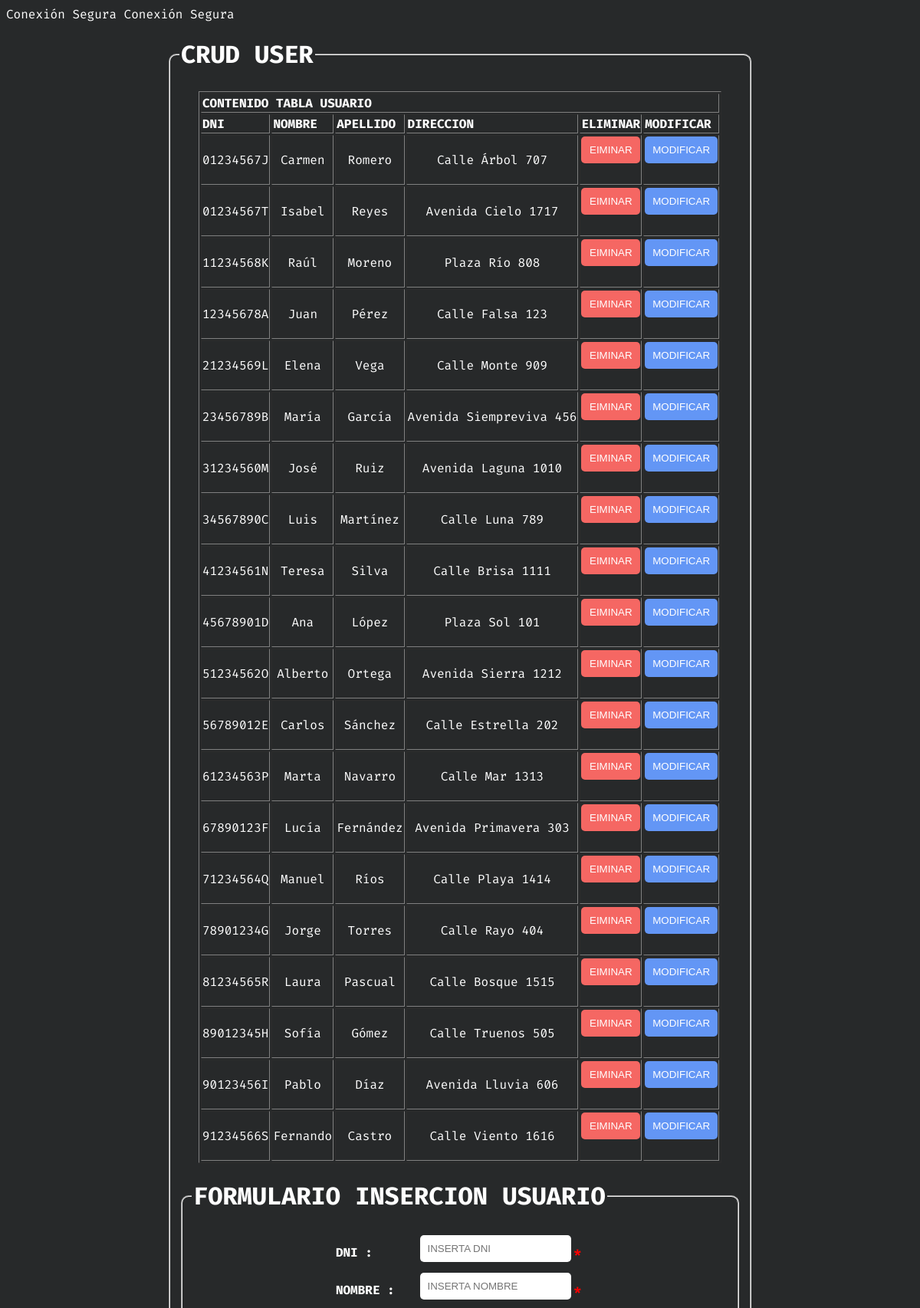
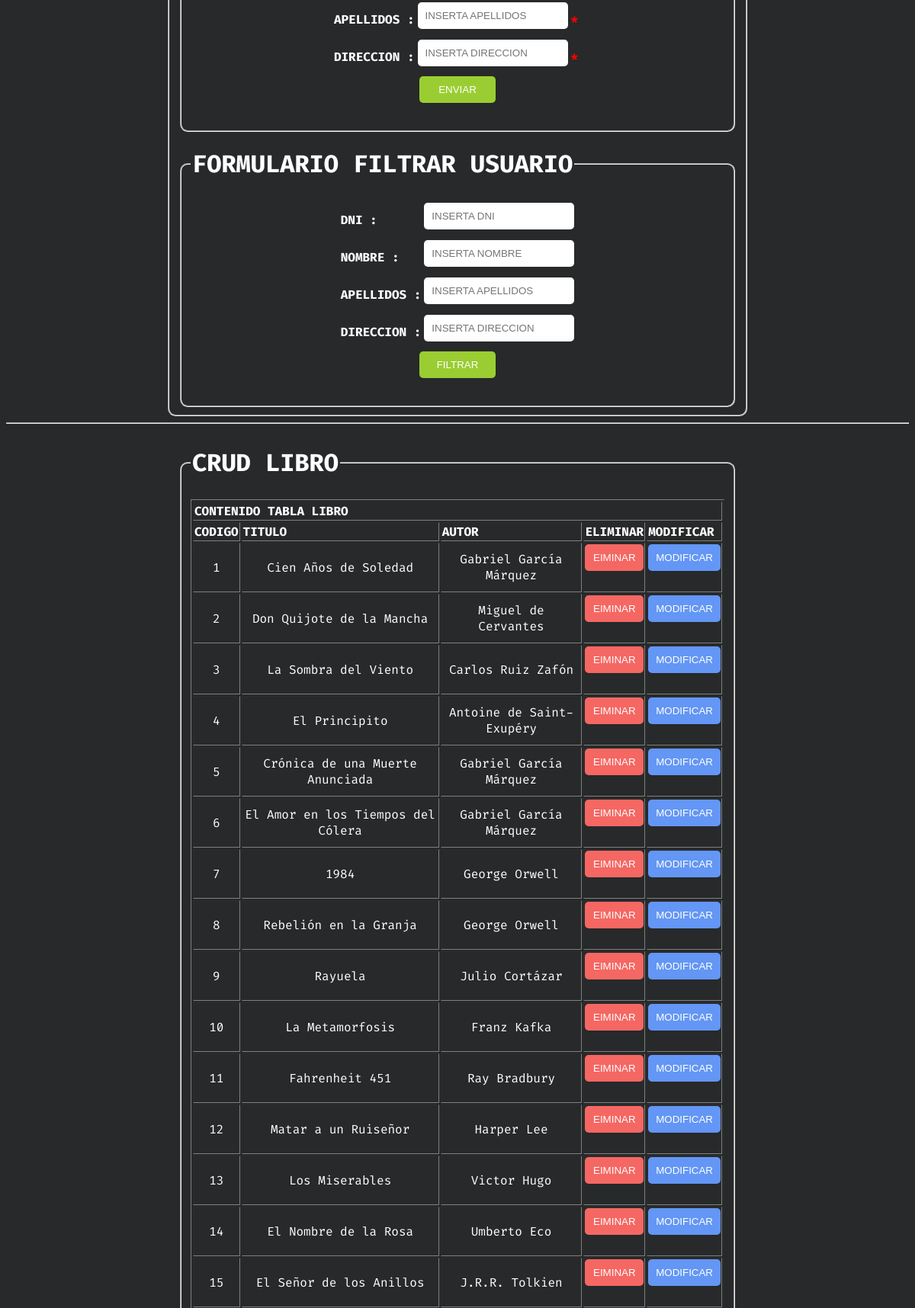
The page / (upper part) on the database its author committed (2 pictures, top to bottom).
### tables this page shows
CREATE TABLE `usuario` (
  `DNI` varchar(9) NOT NULL,
  `NOMBRE` varchar(20) NOT NULL,
  `APELLIDO` varchar(30) NOT NULL,
  `DIRECCION` varchar(40) NOT NULL
);

CREATE TABLE `libro` (
  `CODIGO` int(11) NOT NULL,
  `TITULO` varchar(40) NOT NULL,
  `AUTOR` varchar(40) NOT NULL
);

### query/queryUser.php (called while the page is built, shortened)
<?php
    require_once "./clases/Usuario.php";
    require_once "./conexion/dbconexion.php";
    class Usuariodb extends Conexdb{
        public function __construct(){
            parent::db_connect();
        }
        function lanzar_query($query) {
            try {
                $resultado = $this -> db_conexion->prepare($query);
                $resultado->execute();
                $usuarios = $resultado -> fetchAll(PDO::FETCH_CLASS, 'Usuario');
                return $usuarios;
            } catch (PDOException $error) {
                echo "ERROR FILTRADO: " . $error->getMessage();
                return [];
            }
        }
        public function select_usuario(){
            $query = "SELECT dni, nombre, apellido, direccion  FROM `usuario`";
            try {
                $cruUsers = $this->lanzar_query($query);
                return $cruUsers;
            } catch (PDOException $error) {
                echo "FALLO SELECT " . $error -> getMessage();
            }
        }
    }

### query/queryBook.php (called while the page is built, shortened)
<?php
    require_once "./clases/Libro.php";
    require_once "./conexion/dbconexion.php";
    class Librodb extends Conexdb{
        function lanzar_query($query){
            try {
                $resultado = $this -> db_conexion -> prepare($query);
                $resultado->execute();
                $libros = $resultado ->fetchAll(PDO::FETCH_CLASS, 'Libro');
                return $libros;
            } catch (PDOException $error) {
                echo "ERROR FILTRADO" . $error -> getMessage();
                return [];
            }
        }
        public function select_libro(){
            $query = "SELECT codigo, titulo, autor FROM `libro`";
            try {
                $libroCRUD = $this->lanzar_query($query);
                return $libroCRUD;
            } catch (PDOException $error) {
                echo "FALLO SELECT " .$error -> getMessage();
            }
        }
    }

### index.php (the view, shortened to what this page needs)
<?php
    require_once "./conexion/dbconexion.php";
    require_once "./securizar/procesar.php";
    require_once "./query/queryUser.php";
    require_once "./query/queryBook.php";
    $usuariodb = new Usuariodb();
    $boton = "insert_submit";
    $mensaje = "FORMULARIO INSERCION USUARIO";
    $cruUsers = $usuariodb -> select_usuario();
    $librodb = new Librodb();
    $libroCRUD = $librodb -> select_libro();
?>
<!DOCTYPE html>
<html lang="en">
<head>
    <link rel="stylesheet" href="style.css">
</head>
<body>
    <CENTER>
        <fieldset>
            <legend>
                <h1>CRUD USER</h1>
            </legend>
            <table border="1" class="tabla">
                <tr>
                    <th colspan="6">CONTENIDO TABLA USUARIO</th>
                </tr>
                <tr>
                    <th>DNI</th>
                    <th>NOMBRE</th>
                    <th>APELLIDO</th>
                    <th>DIRECCION</th>
                    <th>ELIMINAR</th>
                    <th>MODIFICAR</th>
                </tr>
                <?php if(!empty($cruUsers)):?>
                    <?php foreach($cruUsers as $usr):?>
                        <tr>
                            <?=$usr->toTable();?>
                            <td>
                                <form method="POST" action="<?php echo htmlspecialchars($_SERVER['PHP_SELF']);?>">
                                    <input type="submit" name="delete_user" value="EIMINAR" class="boton2">
                                </form>
                            </td>
                            <td>
                                <form method="POST" action="<?php echo htmlspecialchars($_SERVER['PHP_SELF']);?>">
                                    <input type="submit" name="modify_user" value="MODIFICAR" class="boton3">
                                </form>
                            </td>
                        </tr>
                    <?php endforeach?>
                <?php endif;?>
            </table>
            <fieldset>
                <legend>
                    <h1><?=$mensaje?></h1>
                </legend>
                <form method="POST" action="<?php echo htmlspecialchars($_SERVER['PHP_SELF']); ?>">
                    <table>
                        <tr>
                            <th><label for="insert_dni">DNI : </label></th>
                            <th>
                                <input type="text" name="insert_dni" placeholder="INSERTA DNI"
                                    value="<?php if (isset($_POST['modify_user'])) { echo htmlspecialchars($dni); } else { echo htmlspecialchars(isset($insert_direction) ? $insert_direction : ''); } ?>"
                                    required>
                            </th>
                            <th>
                                <span class="error">
                                    <p>*</p>
                            <th><?php echo $error_dni;?></th>
                            </span>
                        </tr>
                        <tr>
                            <th><label for="insert_name">NOMBRE : </label></th>
                            <th><input type="text" name="insert_name" placeholder="INSERTA NOMBRE"
                                    value="<?php if (isset($_POST['modify_user'])) { echo htmlspecialchars($nombre); } else {echo htmlspecialchars(isset($insert_name) ? $insert_name : ""); } ?>"
                                    required></th>
                            <th>
                                <span class="error">
                                    <p>*</p>
                            <th><?php echo $error_name;?></th>
                            </span>
                        </tr>
                        <tr>
                            <th><label for="insert_addres">APELLIDOS : </label></th>
                            <th><input type="text" name="insert_addres" placeholder="INSERTA APELLIDOS"
                                    value="<?php if (isset($_POST['modify_user'])) { echo htmlspecialchars($apellido); } else {echo htmlspecialchars(isset($insert_addres) ? $insert_addres : ""); }?>"
                                    required>
                            </th>
                            <th>
                                <span class="error">
                                    <p>*</p>
                            <th><?php echo $error_addres;?></th>
                            </span>
                        </tr>
                        <tr>
                            <th><label for="insert_direction">DIRECCION : </label></th>
                            <th><input type="text" name="insert_direction" placeholder="INSERTA DIRECCION"
                                    value="<?php if (isset($_POST['modify_user'])) { echo htmlspecialchars($direccion); } else {echo htmlspecialchars(isset($insert_direction) ? $insert_direction : ""); }?>"
                                    required>
                            </th>
                            <th>
                                <span class="error">
                                    <p>*</p>
                            <th><?php echo $error_direction;?></th>
                            </span>
                        </tr>
                    </table>
                    <input type="submit" name="<?=$boton?>" value="ENVIAR" class="boton">
                </form>
            </fieldset>
            <fieldset>
                <legend>
                    <h1>FORMULARIO FILTRAR USUARIO</h1>
                </legend>
                <form method="POST" action="<?php echo htmlspecialchars($_SERVER['PHP_SELF']); ?>">
                    <table>
                        <tr>
                            <th><label for="filter_dni">DNI : </label></th>
                            <th><input type="text" name="filter_dni" placeholder="INSERTA DNI"></th>
                        </tr>
                        <tr>
                            <th><label for="filter_name">NOMBRE : </label></th>
                            <th><input type="text" name="filter_name" placeholder="INSERTA NOMBRE"></th>
                        </tr>
                        <tr>
                            <th><label for="filter_addres">APELLIDOS : </label></th>
                            <th><input type="text" name="filter_addres" placeholder="INSERTA APELLIDOS"></th>
                        </tr>
                        <tr>
                            <th><label for="filter_direccion">DIRECCION : </label></th>
                            <th><input type="text" name="filter_direccion" placeholder="INSERTA DIRECCION"></th>
                        </tr>
                    </table>
                    <input type="submit" name="filter_submit" value="FILTRAR" class="boton">
                </form>
            </fieldset>
        </fieldset>
        <hr>
        <fieldset>
            <legend>
                <h1>CRUD LIBRO</h1>
            </legend>
            <table border="1" class="tabla">
                <th colspan="5">CONTENIDO TABLA LIBRO</th>
                <tr>
                    <th>CODIGO</th>
                    <th>TITULO</th>
                    <th>AUTOR</th>
                    <th>ELIMINAR</th>
                    <th>MODIFICAR</th>
                </tr>
                <?php if(!empty($libroCRUD)):?>
                    <?php foreach($libroCRUD as $lib):?>
                        <tr>
                            <?=$lib->toTable()?>
                            <td>
                                <form action="<?php echo htmlspecialchars($_SERVER['PHP_SELF'])?>">
                                    <input type="submit" name="delete_book" value="EIMINAR" class="boton2">
                                </form>
                            </td>
                            <td>
                                <form action="<?php echo htmlspecialchars($_SERVER['PHP_SELF'])?>">
                                    <input type="submit" name="modify_user" value="MODIFICAR" class="boton3">
                                </form>
                            </td>
                        </tr>
                    <?php endforeach;?>
                <?php endif;?>
            </table>
        </fieldset>
    </CENTER>
</body>
</html>

### conexion/dbconexion.php (shortened to what this page needs)
<?php
    class Conexdb{
        function db_connect(){
            try {
                $this -> db_conexion = new PDO(DB_DNS, DB_USERNAME, DB_PASSWORD);
                echo "Conexión Segura ";
            } catch (PDOException $error) {
                echo "ERROR DE CONEXIÓN CON LA BD" . $error -> getMessage();
            }
        }
    }

### clases/Usuario.php (shortened to what this page needs)
<?php
    class Usuario{
        public function toTable(){
            $cadena = "";
            $propiedades = get_object_vars($this);
            foreach($propiedades as $propiedad){
                $cadena .= "<td>" . $propiedad . "</td>";
            }
            return $cadena;
        }
    }

### clases/Libro.php (shortened to what this page needs)
<?php
    class Libro{
        public function toTable(){
            $cadena = "";
            $propiedades = get_object_vars($this);
            foreach($propiedades as $propiedad){
                $cadena .= "<td>" . $propiedad . "</td>";
            }
            return $cadena;
        }
    }

### style.css (style rules this page uses)
html { font-family: FiraCode; background-color: #27292a; color: #ffffff; }
.error { color: red; }
th { text-align: left; }
fieldset { width: 700px; border-radius: 10px; }
input { -webkit-box-sizing: border-box; box-sizing: border-box; padding: 10px; width: 100%; margin-bottom: 10px; border: 1px solid #ccc; border-radius: 5px; border: none; }
.boton { width: 100px; background-color: yellowgreen; cursor: pointer; color: #ffffff; }
.boton2 { background-color: rgb(245, 103, 99); cursor: pointer; color: #ffffff; }
.boton3 { background-color: rgb(99, 150, 245); cursor: pointer; color: #ffffff; }
.tabla { text-align: center; }

### rows shown on the page
usuario: DNI "01234567J", NOMBRE "Carmen", APELLIDO "Romero", DIRECCION "Calle Árbol 707"
usuario: DNI "01234567T", NOMBRE "Isabel", APELLIDO "Reyes", DIRECCION "Avenida Cielo 1717"
usuario: DNI "11234568K", NOMBRE "Raúl", APELLIDO "Moreno", DIRECCION "Plaza Río 808"
usuario: DNI "12345678A", NOMBRE "Juan", APELLIDO "Pérez", DIRECCION "Calle Falsa 123"
usuario: DNI "21234569L", NOMBRE "Elena", APELLIDO "Vega", DIRECCION "Calle Monte 909"
usuario: DNI "23456789B", NOMBRE "María", APELLIDO "García", DIRECCION "Avenida Siempreviva 456"
usuario: DNI "31234560M", NOMBRE "José", APELLIDO "Ruiz", DIRECCION "Avenida Laguna 1010"
usuario: DNI "34567890C", NOMBRE "Luis", APELLIDO "Martínez", DIRECCION "Calle Luna 789"
usuario: DNI "41234561N", NOMBRE "Teresa", APELLIDO "Silva", DIRECCION "Calle Brisa 1111"
usuario: DNI "45678901D", NOMBRE "Ana", APELLIDO "López", DIRECCION "Plaza Sol 101"
usuario: DNI "51234562O", NOMBRE "Alberto", APELLIDO "Ortega", DIRECCION "Avenida Sierra 1212"
usuario: DNI "56789012E", NOMBRE "Carlos", APELLIDO "Sánchez", DIRECCION "Calle Estrella 202"
usuario: DNI "61234563P", NOMBRE "Marta", APELLIDO "Navarro", DIRECCION "Calle Mar 1313"
usuario: DNI "67890123F", NOMBRE "Lucía", APELLIDO "Fernández", DIRECCION "Avenida Primavera 303"
usuario: DNI "71234564Q", NOMBRE "Manuel", APELLIDO "Ríos", DIRECCION "Calle Playa 1414"
usuario: DNI "78901234G", NOMBRE "Jorge", APELLIDO "Torres", DIRECCION "Calle Rayo 404"
usuario: DNI "81234565R", NOMBRE "Laura", APELLIDO "Pascual", DIRECCION "Calle Bosque 1515"
usuario: DNI "89012345H", NOMBRE "Sofía", APELLIDO "Gómez", DIRECCION "Calle Truenos 505"
usuario: DNI "90123456I", NOMBRE "Pablo", APELLIDO "Díaz", DIRECCION "Avenida Lluvia 606"
usuario: DNI "91234566S", NOMBRE "Fernando", APELLIDO "Castro", DIRECCION "Calle Viento 1616"
libro: CODIGO "1", TITULO "Cien Años de Soledad", AUTOR "Gabriel García Márquez"
libro: CODIGO "2", TITULO "Don Quijote de la Mancha", AUTOR "Miguel de Cervantes"
libro: CODIGO "3", TITULO "La Sombra del Viento", AUTOR "Carlos Ruiz Zafón"
libro: CODIGO "4", TITULO "El Principito", AUTOR "Antoine de Saint-Exupéry"
libro: CODIGO "5", TITULO "Crónica de una Muerte Anunciada", AUTOR "Gabriel García Márquez"
libro: CODIGO "6", TITULO "El Amor en los Tiempos del Cólera", AUTOR "Gabriel García Márquez"
libro: CODIGO "7", TITULO "1984", AUTOR "George Orwell"
libro: CODIGO "8", TITULO "Rebelión en la Granja", AUTOR "George Orwell"
libro: CODIGO "9", TITULO "Rayuela", AUTOR "Julio Cortázar"
libro: CODIGO "10", TITULO "La Metamorfosis", AUTOR "Franz Kafka"
libro: CODIGO "11", TITULO "Fahrenheit 451", AUTOR "Ray Bradbury"
libro: CODIGO "12", TITULO "Matar a un Ruiseñor", AUTOR "Harper Lee"
libro: CODIGO "13", TITULO "Los Miserables", AUTOR "Victor Hugo"
libro: CODIGO "14", TITULO "El Nombre de la Rosa", AUTOR "Umberto Eco"
libro: CODIGO "15", TITULO "El Señor de los Anillos", AUTOR "J.R.R. Tolkien"

### other values the page prints
$mensaje "FORMULARIO INSERCION USUARIO"
